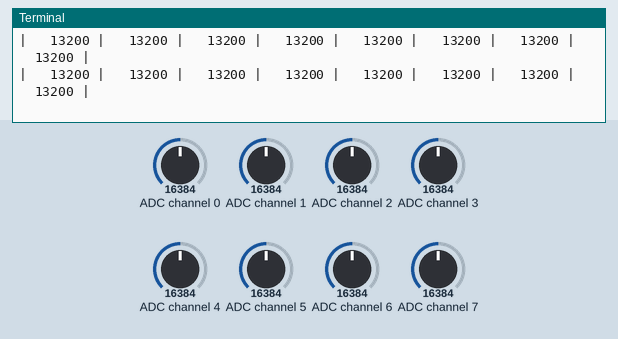
Simulated run of this program. Board: Raspberry Pi (BCM pin numbers). On the bench: the last lines printed to the terminal. The test bench sets the inputs (shaded band); at power-on: ADC channel 0 = 16384, ADC channel 1 = 16384, ADC channel 2 = 16384, ADC channel 3 = 16384, ADC channel 4 = 16384, ADC channel 5 = 16384, ADC channel 6 = 16384, ADC channel 7 = 16384 (analog values on the 0–32767 scale). Library files of the repository ran but are not shown: ADS1x15.py.

Above: at 1.2 s.
1.3 s: ADC channel 0 set to 9830
At 2.3 s:
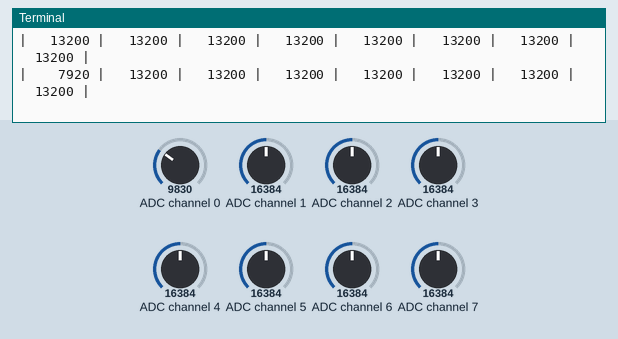
3.2 s: ADC channel 1 set to 9830
At 4.0 s:
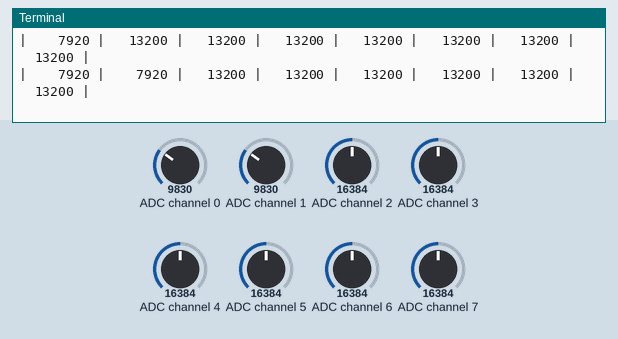
5.0 s: ADC channel 2 set to 9830
At 5.7 s:
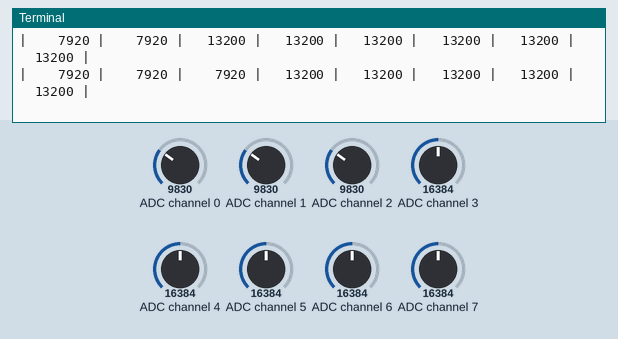
6.7 s: ADC channel 3 set to 9830
At 7.4 s:
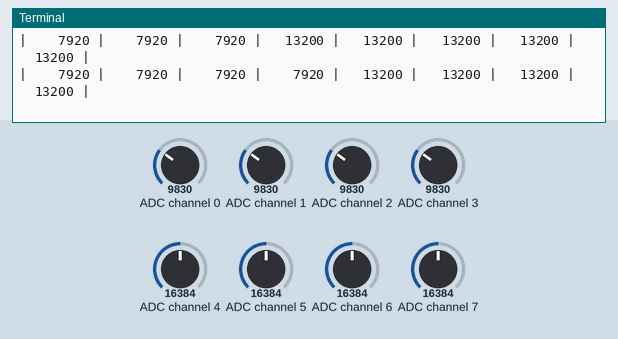
8.4 s: ADC channel 4 set to 9830
At 9.1 s:
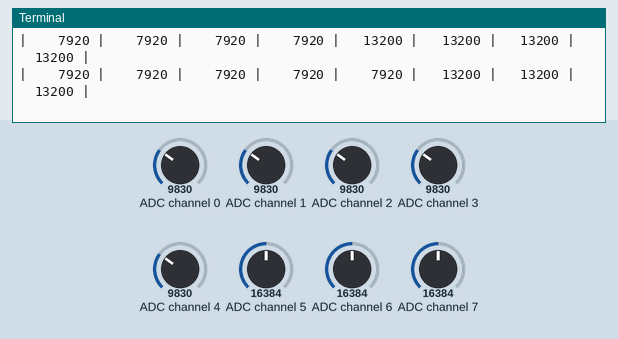
10.1 s: ADC channel 5 set to 9830
At 10.8 s:
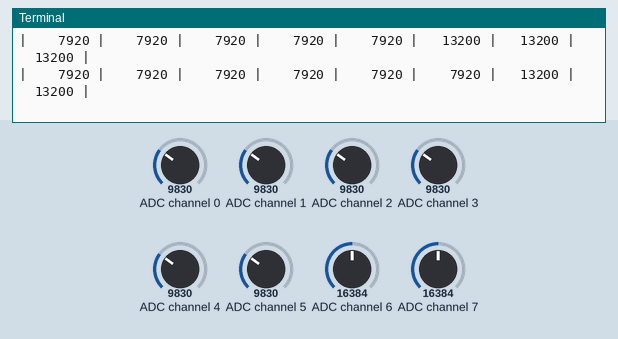

Measured:
- after the input at 1.3 s, the terminal: prints a new line after 0.49 s (image 1)
- after the input at 3.2 s, the terminal: prints a new line after 0.30 s (image 2)
- after the input at 5.0 s, the terminal: prints a new line after 0.22 s (image 3)
- after the input at 6.7 s, the terminal: prints a new line after 0.23 s (image 4)
- after the input at 8.4 s, the terminal: prints a new line after 0.25 s (image 5)
- after the input at 10.1 s, the terminal: prints a new line after 0.26 s (image 6)

The program:

adc_reader.py
```python
import time
import ADS1x15
import RPi.GPIO as GPIO

#ads1/2 are the addr pins of the 2 adc's(analog to digital converter).
#you can switch which adc you wanna read,
#by setting the pin of the adc you wanna read to low and the othor high.

adc1 = ADS1x15.ADS1115(address = 0x48) #read adc 1
adc2 = ADS1x15.ADS1115(address = 0x49) #read adc 2

GAIN = 1
# gain: (gain is in what range the adc is tuned to measure)
#  - 2/3 = +/-6.144V
#  -   1 = +/-4.096V
#  -   2 = +/-2.048V
#  -   4 = +/-1.024V
#  -   8 = +/-0.512V
#  -  16 = +/-0.256V

def read_sensor_data():

    adc1_values = [0,0,0,0] # a0,a1,a2,a3
    adc2_values = [0,0,0,0] # a4,a5,a6,a7

    for i in range(4):
        adc1_values[i] = adc1.read_adc(i, gain=GAIN)

    for i in range(4):
        adc2_values[i] = adc2.read_adc(i, gain=GAIN)

    values : list = adc1_values + adc2_values

    return values


if __name__ == '__main__':
    print('|  a0     |  a1     |  a2     |  a3     | a4      | a5      | a6      | a7      |')

    while True:
        values = read_sensor_data()
        print('| {0:>7} | {1:>7} | {2:>7} | {3:>7} | {4:>7} | {5:>7} | {6:>7} | {7:>7} |'.format(*values))
        time.sleep(0.5)
```
